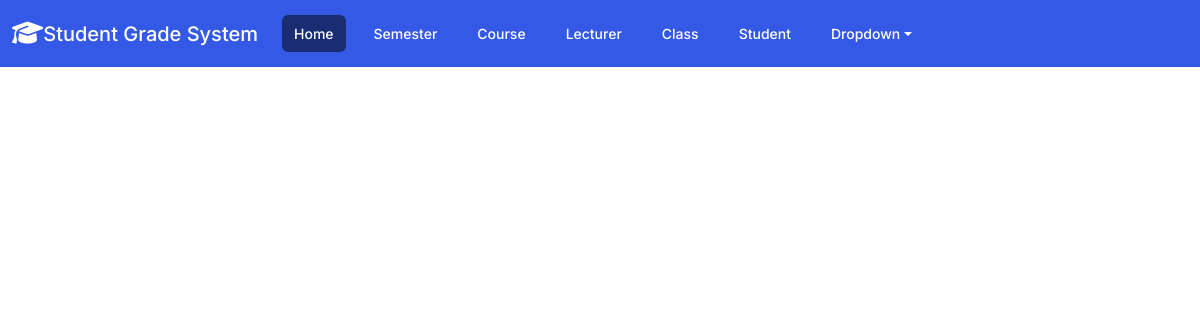
The app's page /class_list/, older data.
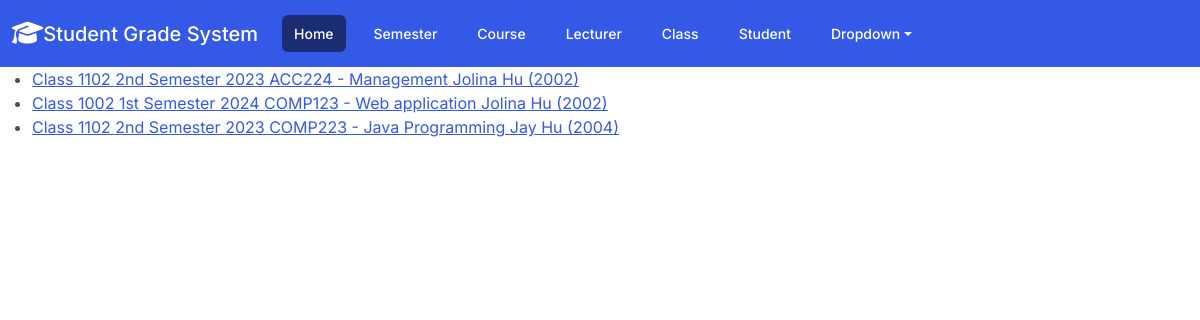
The same page, newer data.
### gradebook/models.py (models this page shows, shortened)
class Class(models.Model):
    class_number = models.CharField(max_length=20)
    semester = models.ForeignKey(Semester, on_delete=models.CASCADE)
    course = models.ForeignKey(Course, on_delete=models.CASCADE)
    lecturer = models.ForeignKey(Lecturer, on_delete=models.CASCADE)

class Semester(models.Model):
    year = models.PositiveIntegerField()
    semester_number = models.PositiveIntegerField()
    class Meta:
        unique_together = ('year', 'semester_number',)
        ordering = ('-year', '-semester_number',)
    def __str__(self):
        return f"{self.get_semester_display()} {self.year}"
    def get_semester_display(self):
        if self.semester_number == 1:
            return "1st Semester"
        elif self.semester_number == 2:
            return "2nd Semester"
        elif self.semester_number == 3:
            return "Summer Term"
        else:
            return f"{self.semester_number}th Semester"

class Course(models.Model):
    course_code = models.CharField(max_length=20, unique=True)
    course_name = models.CharField(max_length=100)
    semesters = models.ManyToManyField('Semester')
    def __str__(self):
        return f"{self.course_code} - {self.course_name}"

class Lecturer(models.Model):
    staff_ID = models.CharField(max_length=20, unique=True)
    first_name = models.CharField(max_length=50)
    last_name = models.CharField(max_length=50)
    email = models.EmailField()
    courses = models.ForeignKey(Course, on_delete=models.SET_NULL, null=True)
    dob = models.DateField(null=True, blank=True)
    user = models.OneToOneField(User, on_delete=models.CASCADE, related_name='lecturer')
    def __str__(self):
        return f"{self.first_name} {self.last_name} ({self.staff_ID})"

### gradebook/views.py (the view)
# urls.py: path("class_list/", ClassList.as_view(), name="class_list"),
class ClassList(ListView):
    model = Class
    template_name = "Class_List.html"

### gradebook/templates/Class_List.html (shortened to what this page needs)
{% extends 'base.html' %}
{% block content %}
    <ul>
        {% for class in object_list %}
            <li>
                <a href="{% url 'class_detail' class.id%}"> Class {{ class.class_number}} {{ class.semester}}
                    {{ class.course}} {{ class.lecturer }}<br></a>
            </li>
        {% endfor %}
    </ul>
{% endblock %}

### gradebook/templates/base.html (shortened to what this page needs)
{% load static %}
<!DOCTYPE html>
<html lang="en">
<head>
    <link href="{% static 'css/bootstrap.min.css'  %}" rel='stylesheet'>
<link rel="stylesheet" href="https://cdnjs.cloudflare.com/ajax/libs/font-awesome/6.4.0/css/all.min.css" />
</head>
<body class="d-flex flex-column min-vh-100">
<nav class="navbar navbar-expand-lg navbar-dark bg-primary">
  <div class="container-fluid">
    <a class="navbar-brand" href="#">
        <i class="fa-solid fa-graduation-cap fa-lg"></i>Student Grade System</a>
    <div class="collapse navbar-collapse" id="navbarColor01">
      <ul class="navbar-nav me-auto">
        <li class="nav-item">
          <a class="nav-link active" href="{% url 'index' %}">Home
          </a>
        </li>
        <li class="nav-item">
          <a class="nav-link" href="{% url 'semester_list' %}">Semester</a>
        </li>
        <li class="nav-item">
          <a class="nav-link" href="{% url 'course_list' %}">Course</a>
        </li>
        <li class="nav-item">
          <a class="nav-link" href="{% url 'lecturer_list' %}">Lecturer</a>
        </li>
          <li class="nav-item">
          <a class="nav-link" href="{% url 'class_list' %}">Class</a>
        </li>
          <li class="nav-item">
          <a class="nav-link" href="#">Student</a>
        </li>
        <li class="nav-item dropdown">
          <a class="nav-link dropdown-toggle" data-bs-toggle="dropdown" href="#" role="button" aria-haspopup="true" aria-expanded="false">Dropdown</a>
        </li>
      </ul>
    </div>
  </div>
</nav>
{% block content %}
{% endblock %}
</body>
</html>

Row changes from the older to the newer data that the page shows:
added Class: class_number "1102", semester "2nd Semester 2023", course "ACC224 - Management", lecturer "Jolina Hu (2002)"
added Class: class_number "1002", semester "1st Semester 2024", course "COMP123 - Web application", lecturer "Jolina Hu (2002)"
added Class: class_number "1102", semester "2nd Semester 2023", course "COMP223 - Java Programming", lecturer "Jay Hu (2004)"
